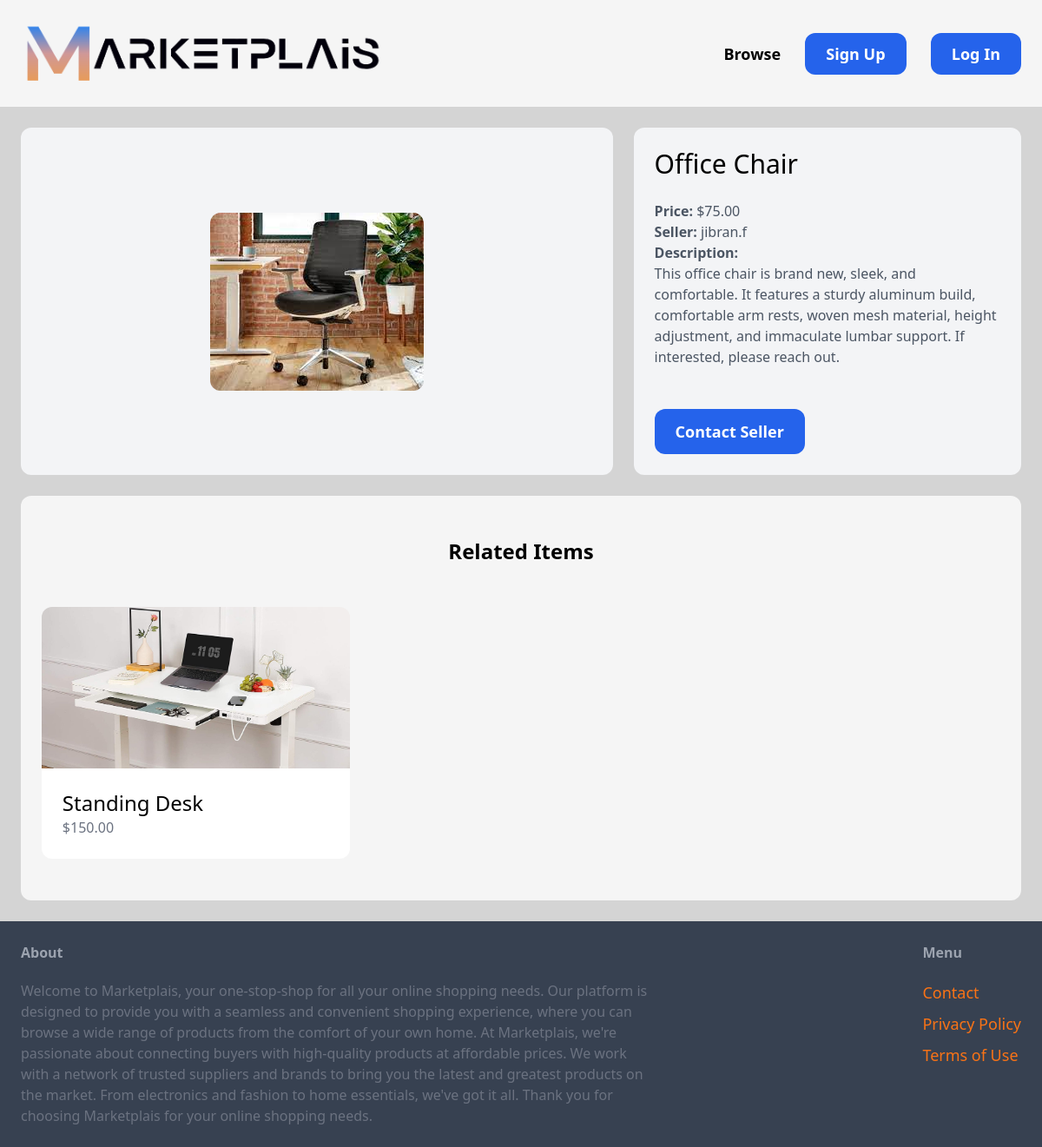
Screenshot of /items/2/ with the database file from the repository.
### item/models.py (models this page shows, shortened)
class Item(models.Model):
  category = models.ForeignKey(Category, related_name='items', on_delete=models.CASCADE)
  name = models.CharField(max_length=255)
  image = models.ImageField(upload_to="Item_Images", blank=True, null=True)
  description = models.TextField(blank=True, null=True)
  price = models.FloatField()
  sold = models.BooleanField(default=False)
  creator = models.ForeignKey(User, related_name='items', on_delete=models.CASCADE)
  creationTime = models.DateTimeField(auto_now_add=True)
  class Meta():
    ordering = ('-creationTime',)

### item/views.py (the view)
# urls.py: path('<int:pk>/', views.detail, name='detail'),
def detail(request, pk):
    item = get_object_or_404(Item, pk=pk)
    related_items = Item.objects.filter(category=item.category,
                                        sold=False).exclude(pk=pk)[0:3]
    return render(request, 'item/detail.html', {
        'item': item,
        'related_items': related_items
    })

### item/templates/item/detail.html (shortened to what this page needs)
{% extends 'core/base.html' %}
{% block content %}
<div class="grid grid-cols-5 gap-6">
  <div class="col-span-3 p-6 bg-gray-100 rounded-xl" style="display: flex; align-items: center; justify-content: center;">
    <center><img src="{{ item.image.url }}" class="rounded-xl" style="display: inline-block;"></center>
  </div>
  <div class="col-span-2 p-6 bg-gray-100 rounded-xl">
    <h1 class="mb-6 text-3xl">{{ item.name }}</h1>
    <p class="text-gray-600"><strong>Price: </strong>${{ item.price|floatformat:2 }}</p>
    <p class="text-gray-600"><strong>Seller: </strong>{{ item.creator.username }}</p>
    {% if item.description %}
      <p class="text-gray-600">
        <strong class="text-gray-600">Description: </strong><br>
        {{ item.description }}
      </p>
    {% endif %}
    {% if request.user != item.creator %}
    <br>
    <div class="button-container">
      <a href="{% url 'conversation:new' item.id %}" class="inline-block mt-6 px-6 py-3 text-lg font-semibold bg-blue-600 text-white rounded-xl hover:bg-blue-700" style="margin-right: 10px;">Contact Seller</a>
    </div>
    {% endif %}
  </div>
</div>
<div class="mt-6 px-6 py-12 bg-neutral-100 rounded-xl">
  <h2 class="mb-12 text-2xl text-center"><b>Related Items</b></h2>
  <div class="grid grid-cols-3 gap-5">
    {% for related_item in related_items %}
      <div class="image-container">
        <a href="{% url 'item:detail' related_item.id %}">
          <div class="item-card">
            <div class="image-wrapper">
              <img src="{{ related_item.image.url }}" class="rounded-t-xl">
            </div>
            <div class="p-6 bg-white rounded-b-xl hover:bg-sky-100">
              <h2 class="text-2xl">{{ related_item.name }}</h2>
              <p class="text-gray-500">${{ related_item.price|floatformat:2 }}</p>
            </div>
          </div>
        </a>
      </div>
    {% endfor %}
  </div>
</div>
{% endblock %}

### core/templates/core/base.html (style rules this page uses)
html, body { height: 100%; margin: 0; padding: 0; }

### rows the page displays
Item: image (picture), name "Office Chair", price "75.00", creator.username "jibran.f", description "This office chair is brand new, sleek, and comfortable. It features a sturdy aluminum build, comfortable arm rests, woven mesh material, height adjustment, and immaculate lumbar support. If interested, please reach out."
Item: image (picture), name "Standing Desk", price "150.00"
